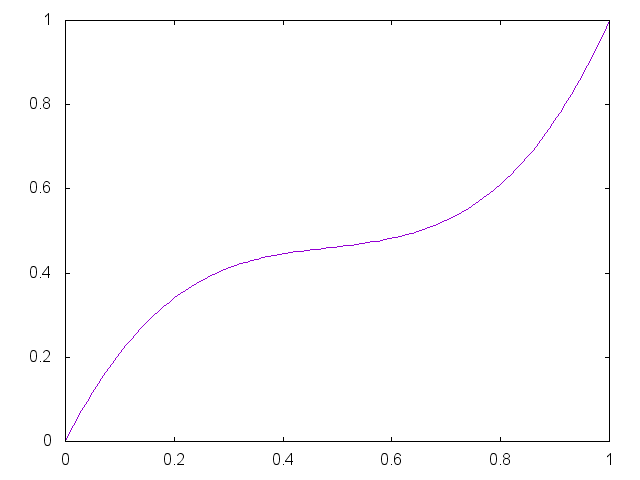

Generate this figure with gnuplot:


set term png

set output "generate/static/generate/bezier-0.85-0.05.png"
plot '-' smooth bezier notitle
0 0
0.33 0.85
0.67 0.05 
1 1
e

reset;
